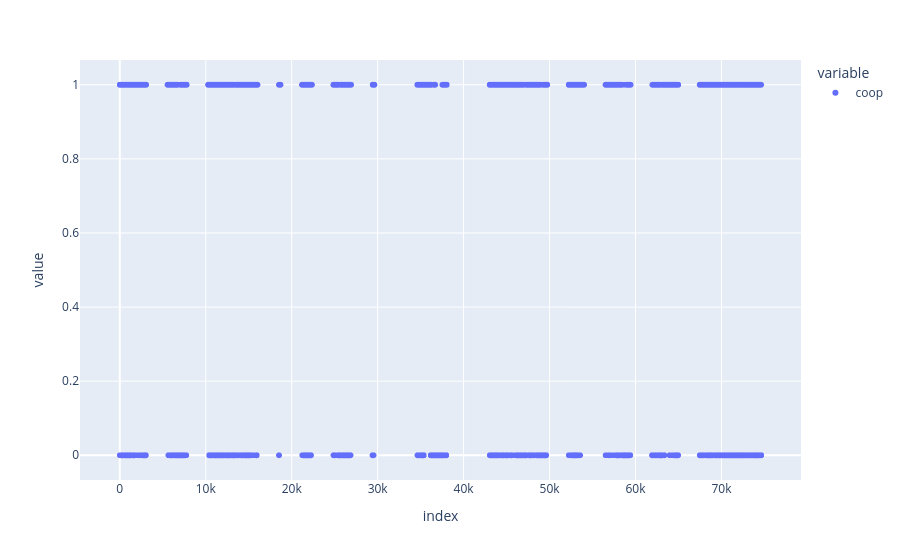

The cell this chart's notebook holds for it:
### Code cell
nc = df[df.converged]
px.scatter(nc.coop)

### Figure 1 — Plotly figure (JSON) as saved in the notebook; plotly's stock layout.template omitted (floating-point values rounded to 4 significant figures; data arrays with more than 128 entries replaced by an {"elided": "..."} marker saying what was removed)
{"data": [{"hovertemplate": "variable=coop<br>index=%{x}<br>value=%{y}<extra></extra>", "legendgroup": "coop", "marker": {"color": "#636efa", "symbol": "circle"}, "mode": "markers", "name": "coop", "showlegend": true, "type": "scattergl", "x": {"elided": "39611 int values"}, "xaxis": "x", "y": {"elided": "39611 int values"}, "yaxis": "y"}], "layout": {"autosize": true, "legend": {"title": {"text": "variable"}, "tracegroupgap": 0}, "margin": {"t": 60}, "xaxis": {"anchor": "y", "autorange": true, "domain": [0, 1], "range": [-4349.0, 78970.0], "title": {"text": "index"}, "type": "linear"}, "yaxis": {"anchor": "x", "autorange": true, "domain": [0, 1], "range": [-0.07743, 1.077], "title": {"text": "value"}, "type": "linear"}}}
